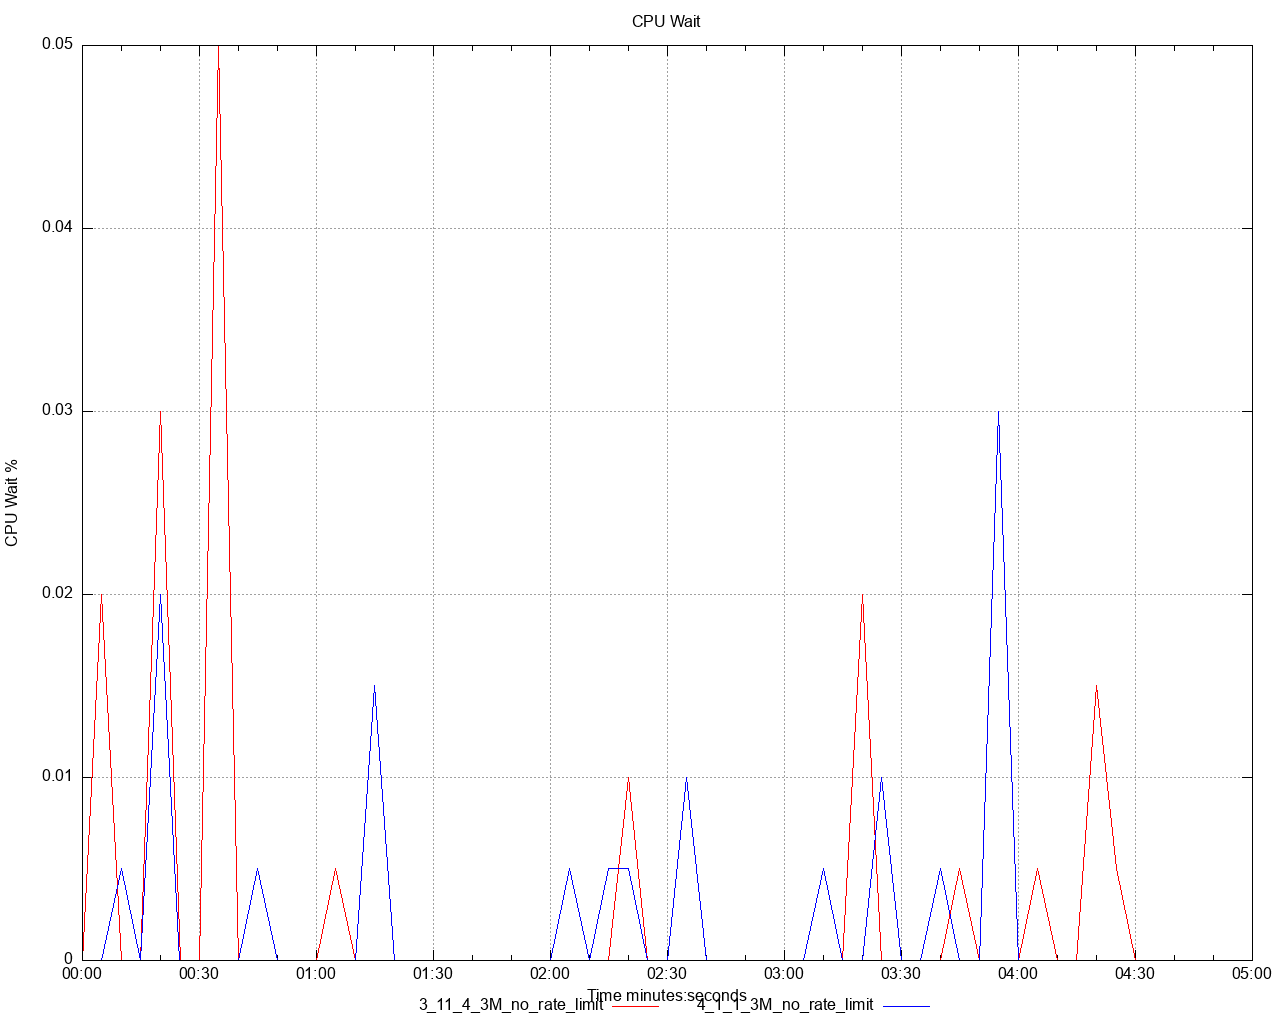

Recreate this plot in gnuplot.
set title 'CPU Wait' noenhanced
set style data lines
set datafile separator ","
set terminal png size 1280,1024
set grid
set key below
set xdata time
set timefmt "%s"
offset = 0
t0(x)=(offset=($0==0) ? x : offset, x - offset)
set xlabel 'Time minutes:seconds'
set ylabel 'CPU Wait %'
set output '/Users/ahmet.mircik/simulator/tests/report_3M_no_rate_limit/dstat/cpu_wait_A2.png'
plot \
   '/Users/ahmet.mircik/simulator/tests/report_3M_no_rate_limit/data/cpu_wait_A2_1.data' using (t0(timecolumn(1))):2 title "3_11_4_3M_no_rate_limit" noenhanced lt rgb "red", \
   '/Users/ahmet.mircik/simulator/tests/report_3M_no_rate_limit/data/cpu_wait_A2_2.data' using (t0(timecolumn(1))):2 title "4_1_1_3M_no_rate_limit" noenhanced lt rgb "blue", \
